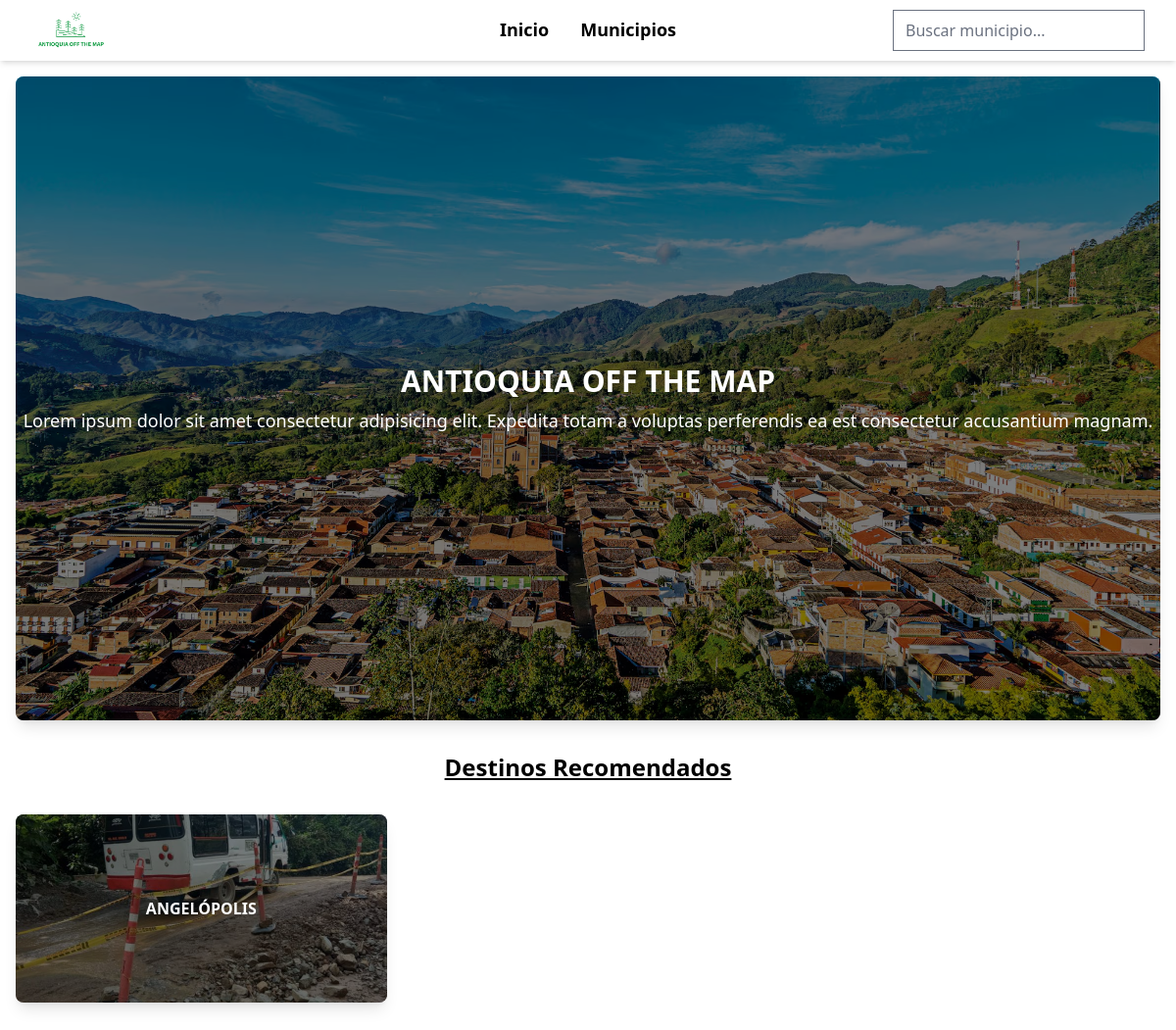
The app's page /, older data.
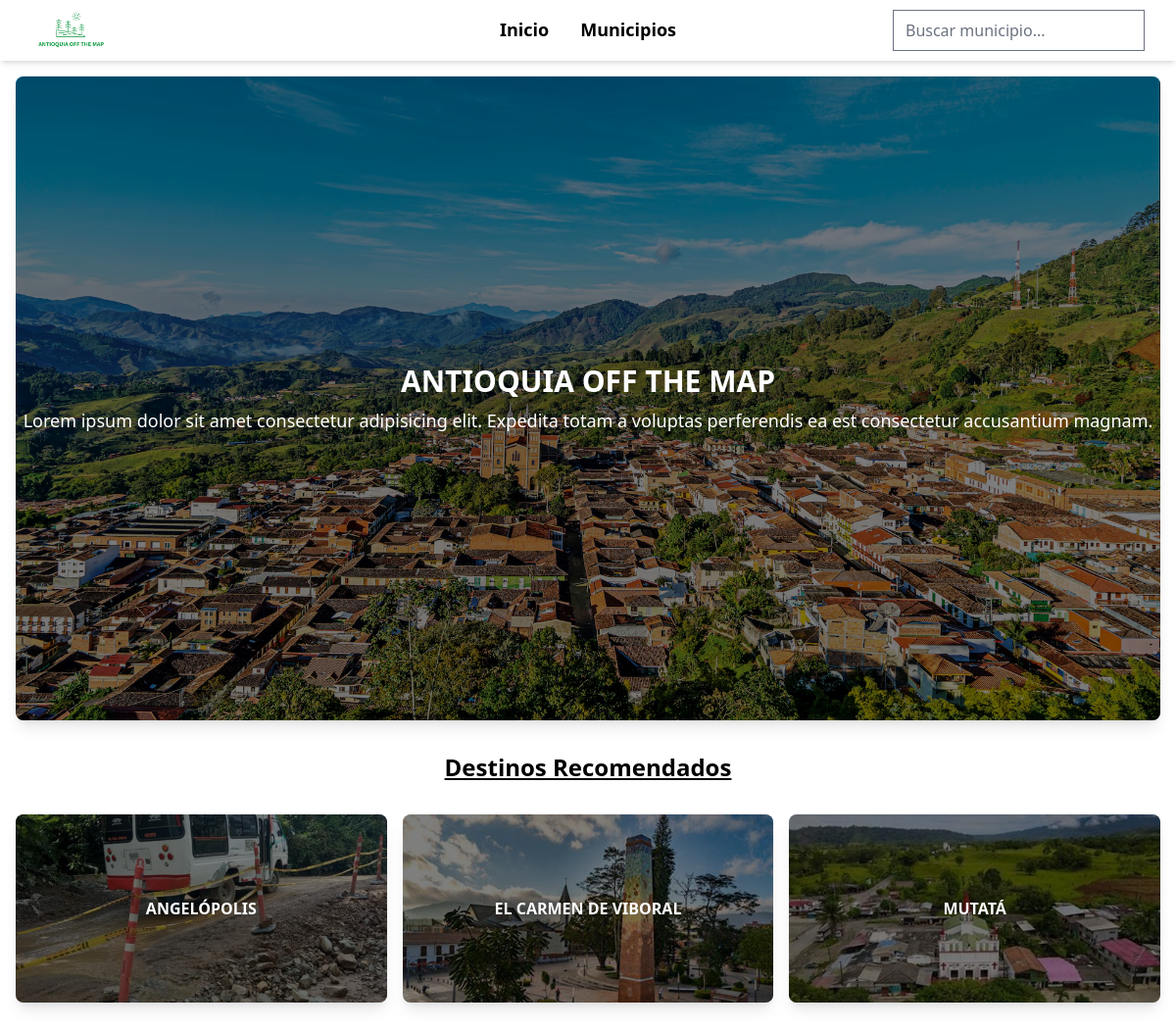
The same page, newer data.
### destination/models.py (models this page shows)
class Municipality(models.Model):
    name = models.CharField(max_length=100, unique=True)
    description = models.TextField()
    category = models.CharField(max_length=100)
    location = models.CharField(max_length=100)
    image = models.ImageField(upload_to='destination/municipalities/', null=True, blank=True)

### landing/views.py (the view)
# urls.py: path('', landing, name='landing'),
def landing(request):
    municipalities = Municipality.objects.all()
    return render(request, 'landing.html', {'municipalities': municipalities})

### landing/templates/landing.html (shortened to what this page needs)
{% load static tailwind_tags%}
<!DOCTYPE html>
<html lang="en" class="bg-white">
<head>
    {% tailwind_css %}
</head>
<body>
    {% include 'home.html' %}
    <div class="relative rounded-lg overflow-hidden shadow-lg m-4">
        <img src="{% static 'antioquia.avif' %}" alt="main_photo" class="h-600">
        <div class="absolute inset-0 flex flex-col items-center justify-center text-white text-center bg-black/50">
            <h1 class="text-3xl font-bold">ANTIOQUIA OFF THE MAP</h1>
            <p class="text-lg mt-2">
                Lorem ipsum dolor sit amet consectetur adipisicing elit. Expedita totam a voluptas perferendis ea est consectetur accusantium magnam.
            </p>
        </div>
    </div>
    <div class="text-center my-8">
        <h2 class="text-2xl font-bold underline">Destinos Recomendados</h2>
    </div>
    <div class="grid grid-cols-2 md:grid-cols-3 gap-4 px-4 mb-8">
        {% for municipality in municipalities %}
        <a href="{% url 'municipality_detail' municipality.id %}" class="block">
            <div class="relative rounded-lg overflow-hidden shadow-lg">
                <img src="{{municipality.image.url}}" alt="{{ municipality.name }}" class="w-full h-48 object-cover">
                <div class="absolute inset-0 bg-black/50"></div>
                <div class="absolute inset-0 flex items-center justify-center">
                    <span class="text-white font-bold">{{ municipality.name|upper }}</span>
                </div>
            </div>
        </a>
        {% endfor %}
    </div>
</body>
</html>

Row changes from the older to the newer data that the page shows:
added Municipality: image (picture), name "EL CARMEN DE VIBORAL"
added Municipality: image (picture), name "MUTATÁ"
